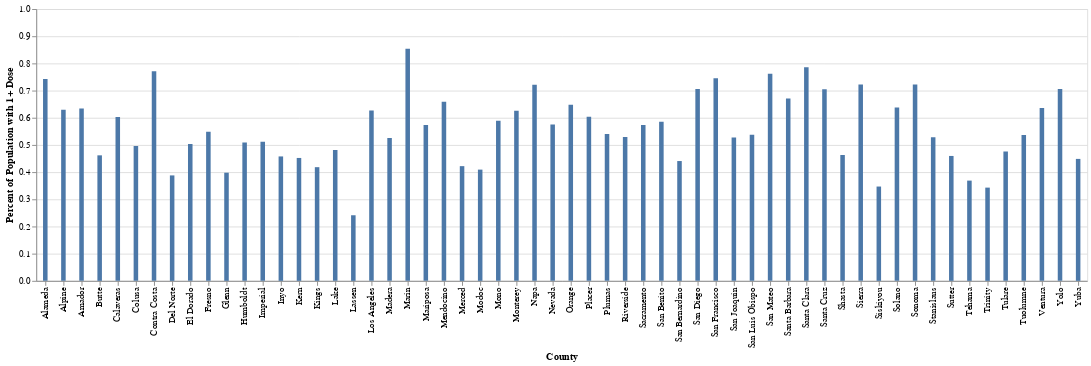

Notebook code cell kept with this figure:
### Code cell
vemchart2

### Figure 1 — Vega-Lite specification as saved in the notebook (floating-point values rounded to 4 significant figures)
{"config": {"view": {"continuousWidth": 400, "continuousHeight": 300}}, "data": {"name": "data-46e8f6b165e8db6d21fc87ee7f66984a"}, "mark": {"type": "bar", "size": 5}, "encoding": {"x": {"type": "nominal", "field": "County"}, "y": {"type": "quantitative", "field": "Percent of Population with 1+ Dose", "scale": {"domain": [0, 1]}, "title": "Percent of Population with 1+ Dose"}}, "$schema": "https://vega.github.io/schema/vega-lite/v4.0.2.json", "datasets": {"data-46e8f6b165e8db6d21fc87ee7f66984a": [{"County": "Alameda", "Percent of Population with 1+ Dose": 0.743}, {"County": "Alpine", "Percent of Population with 1+ Dose": 0.6299}, {"County": "Amador", "Percent of Population with 1+ Dose": 0.6344}, {"County": "Butte", "Percent of Population with 1+ Dose": 0.4618}, {"County": "Calaveras", "Percent of Population with 1+ Dose": 0.6031}, {"County": "Colusa", "Percent of Population with 1+ Dose": 0.4965}, {"County": "Contra Costa", "Percent of Population with 1+ Dose": 0.771}, {"County": "Del Norte", "Percent of Population with 1+ Dose": 0.388}, {"County": "El Dorado", "Percent of Population with 1+ Dose": 0.5036}, {"County": "Fresno", "Percent of Population with 1+ Dose": 0.5482}, {"County": "Glenn", "Percent of Population with 1+ Dose": 0.3979}, {"County": "Humboldt", "Percent of Population with 1+ Dose": 0.5087}, {"County": "Imperial", "Percent of Population with 1+ Dose": 0.5117}, {"County": "Inyo", "Percent of Population with 1+ Dose": 0.4578}, {"County": "Kern", "Percent of Population with 1+ Dose": 0.4522}, {"County": "Kings", "Percent of Population with 1+ Dose": 0.4183}, {"County": "Lake", "Percent of Population with 1+ Dose": 0.4814}, {"County": "Lassen", "Percent of Population with 1+ Dose": 0.2414}, {"County": "Los Angeles", "Percent of Population with 1+ Dose": 0.6266}, {"County": "Madera", "Percent of Population with 1+ Dose": 0.5255}, {"County": "Marin", "Percent of Population with 1+ Dose": 0.8539}, {"County": "Mariposa", "Percent of Population with 1+ Dose": 0.5738}, {"County": "Mendocino", "Percent of Population with 1+ Dose": 0.6594}, {"County": "Merced", "Percent of Population with 1+ Dose": 0.4221}, {"County": "Modoc", "Percent of Population with 1+ Dose": 0.4093}, {"County": "Mono", "Percent of Population with 1+ Dose": 0.5893}, {"County": "Monterey", "Percent of Population with 1+ Dose": 0.6263}, {"County": "Napa", "Percent of Population with 1+ Dose": 0.7212}, {"County": "Nevada", "Percent of Population with 1+ Dose": 0.5751}, {"County": "Orange", "Percent of Population with 1+ Dose": 0.6479}, {"County": "Placer", "Percent of Population with 1+ Dose": 0.6035}, {"County": "Plumas", "Percent of Population with 1+ Dose": 0.5405}, {"County": "Riverside", "Percent of Population with 1+ Dose": 0.5297}, {"County": "Sacramento", "Percent of Population with 1+ Dose": 0.5734}, {"County": "San Benito", "Percent of Population with 1+ Dose": 0.5854}, {"County": "San Bernardino", "Percent of Population with 1+ Dose": 0.4408}, {"County": "San Diego", "Percent of Population with 1+ Dose": 0.7059}, {"County": "San Francisco", "Percent of Population with 1+ Dose": 0.7451}, {"County": "San Joaquin", "Percent of Population with 1+ Dose": 0.5279}, {"County": "San Luis Obispo", "Percent of Population with 1+ Dose": 0.5373}, {"County": "San Mateo", "Percent of Population with 1+ Dose": 0.7618}, {"County": "Santa Barbara", "Percent of Population with 1+ Dose": 0.6714}, {"County": "Santa Clara", "Percent of Population with 1+ Dose": 0.786}, {"County": "Santa Cruz", "Percent of Population with 1+ Dose": 0.7045}, {"County": "Shasta", "Percent of Population with 1+ Dose": 0.4631}, {"County": "Sierra", "Percent of Population with 1+ Dose": 0.7224}, {"County": "Siskiyou", "Percent of Population with 1+ Dose": 0.347}, {"County": "Solano", "Percent of Population with 1+ Dose": 0.6376}, {"County": "Sonoma", "Percent of Population with 1+ Dose": 0.7227}, {"County": "Stanislaus", "Percent of Population with 1+ Dose": 0.5286}, {"County": "Sutter", "Percent of Population with 1+ Dose": 0.4596}, {"County": "Tehama", "Percent of Population with 1+ Dose": 0.3688}, {"County": "Trinity", "Percent of Population with 1+ Dose": 0.3431}, {"County": "Tulare", "Percent of Population with 1+ Dose": 0.4764}, {"County": "Tuolumne", "Percent of Population with 1+ Dose": 0.5363}, {"County": "Ventura", "Percent of Population with 1+ Dose": 0.636}, {"County": "Yolo", "Percent of Population with 1+ Dose": 0.7059}, {"County": "Yuba", "Percent of Population with 1+ Dose": 0.4487}]}}
